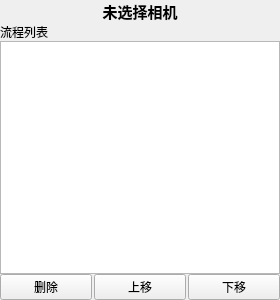
<?xml version="1.0" encoding="UTF-8"?>
<ui version="4.0">
 <class>WorkflowViewWidget</class>
 <widget class="QWidget" name="WorkflowViewWidget">
  <property name="geometry">
   <rect>
    <x>0</x>
    <y>0</y>
    <width>280</width>
    <height>300</height>
   </rect>
  </property>
  <layout class="QVBoxLayout" name="verticalLayout">
   <property name="spacing">
    <number>0</number>
   </property>
   <property name="leftMargin">
    <number>0</number>
   </property>
   <property name="topMargin">
    <number>0</number>
   </property>
   <property name="rightMargin">
    <number>0</number>
   </property>
   <property name="bottomMargin">
    <number>0</number>
   </property>
   <item>
    <widget class="QLabel" name="label_camera">
     <property name="font">
      <font>
       <pointsize>11</pointsize>
       <bold>true</bold>
      </font>
     </property>
     <property name="text">
      <string>未选择相机</string>
     </property>
     <property name="alignment">
      <set>Qt::AlignmentFlag::AlignCenter</set>
     </property>
    </widget>
   </item>
   <item>
    <widget class="QLabel" name="label_pipeline">
     <property name="font">
      <font>
       <bold>false</bold>
      </font>
     </property>
     <property name="text">
      <string>流程列表</string>
     </property>
    </widget>
   </item>
   <item>
    <widget class="QListWidget" name="listWidget_pipeline"/>
   </item>
   <item>
    <layout class="QHBoxLayout" name="horizontalLayout_buttons">
     <property name="spacing">
      <number>2</number>
     </property>
     <item>
      <widget class="QPushButton" name="pushButton_remove">
       <property name="text">
        <string>删除</string>
       </property>
      </widget>
     </item>
     <item>
      <widget class="QPushButton" name="pushButton_up">
       <property name="text">
        <string>上移</string>
       </property>
      </widget>
     </item>
     <item>
      <widget class="QPushButton" name="pushButton_down">
       <property name="text">
        <string>下移</string>
       </property>
      </widget>
     </item>
    </layout>
   </item>
  </layout>
 </widget>
 <resources/>
 <connections/>
</ui>
